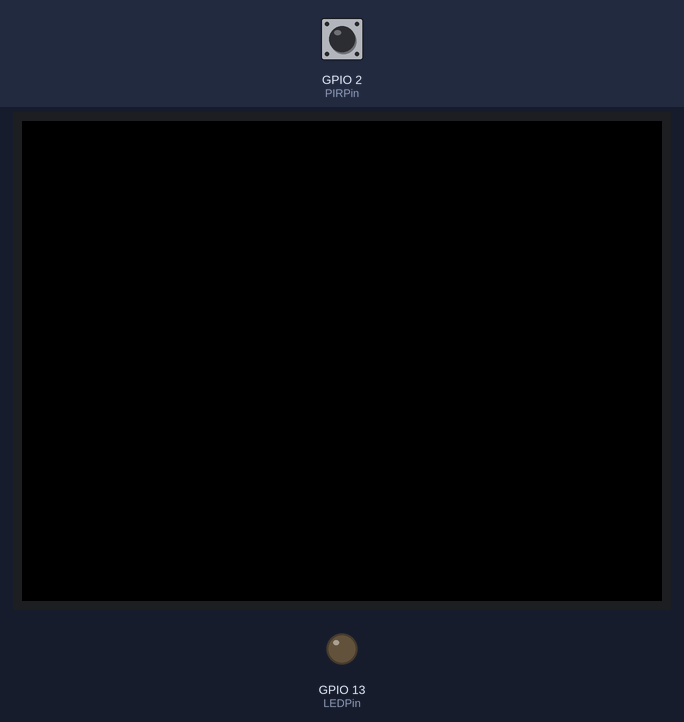
Bench run of a sketch on a simulated ESP32. Parts: 320×240 colour display, output pins drawn as LEDs (lit = HIGH). The inputs (shaded band) are chosen by the test bench; at power-on: GPIO 2 (PIRPin) LOW. What the sketch prints to the serial monitor is not drawn.

Above: at 1.3 s.
1.4 s: GPIO 2 (PIRPin) driven HIGH
At 2.2 s:
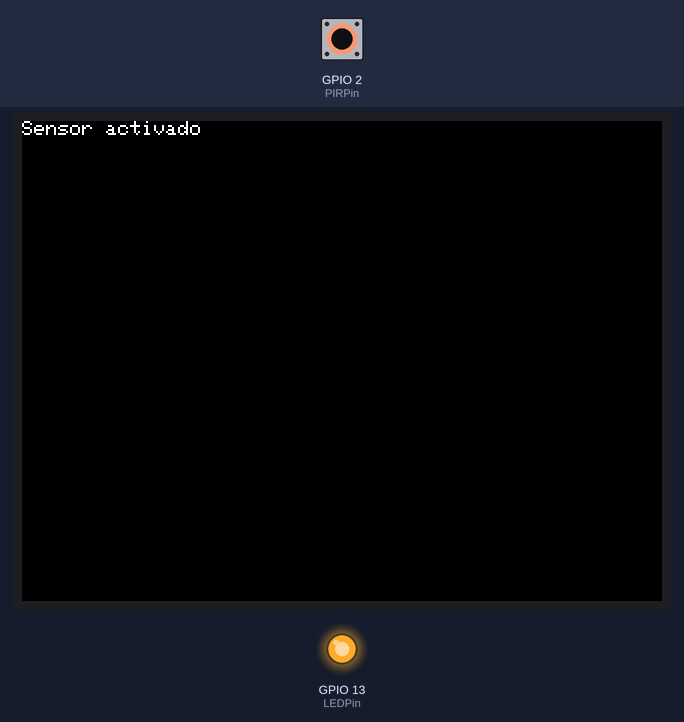
2.9 s: GPIO 2 (PIRPin) driven LOW
At 3.3 s:
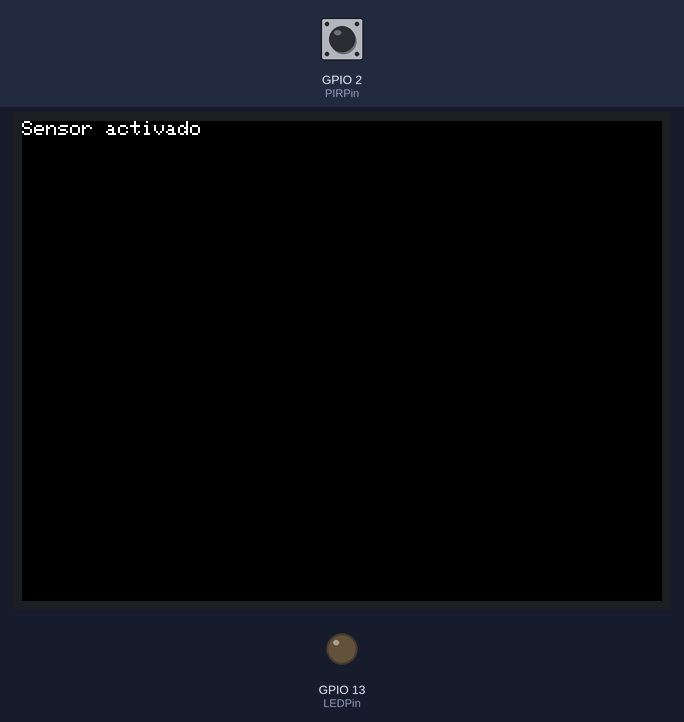
4.4 s: GPIO 2 (PIRPin) driven HIGH
At 5.6 s:
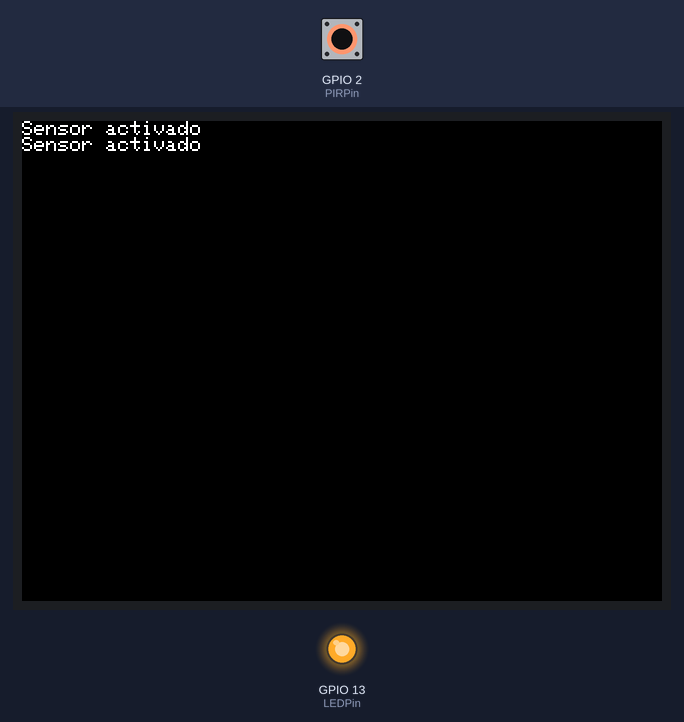
5.9 s: GPIO 2 (PIRPin) pulsed LOW 2 times (0.12 s each, 0.3 s apart)
At 6.7 s:
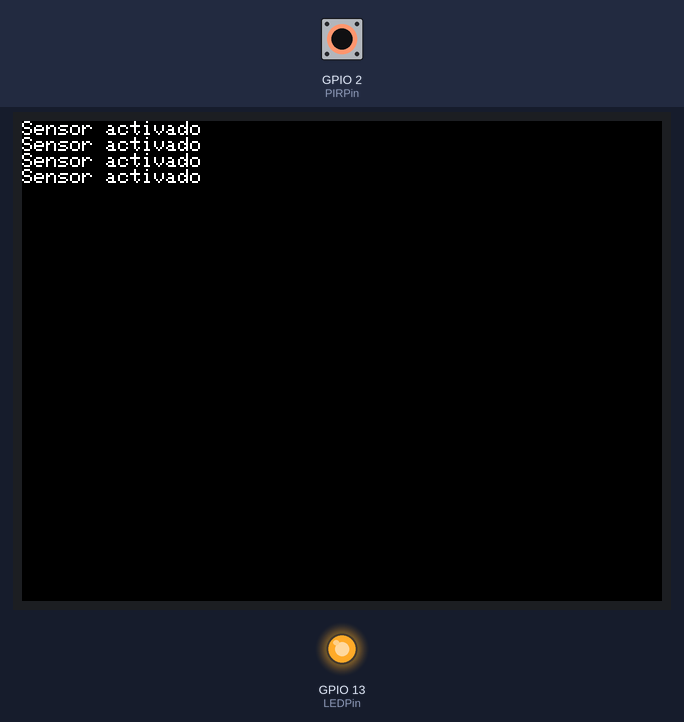
Timing chart, 0 to 8.9 s (numbered marks = the images above; inputs shaded):
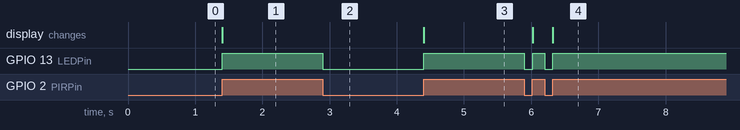

The sketch:

infrarrojos.ino
```cpp
#include <M5Stack.h>
const int LEDPin = 13;        // pin para el LED
const int PIRPin = 2;         // pin de entrada (for PIR sensor)

int pirState = LOW;           // de inicio no hay movimiento
int val = 0;                  // estado del pin

void setup()
{
   pinMode(LEDPin, OUTPUT);
   pinMode(PIRPin, INPUT);
   Serial.begin(9600);
   M5.begin();
}

void loop()
{
   val = digitalRead(PIRPin);
   if (val == HIGH)   //si está activado
   {
      digitalWrite(LEDPin, HIGH);  //LED ON
      if (pirState == LOW)  //si previamente estaba apagado
      {
        Serial.println("Sensor activado");
        M5.Lcd.println("Sensor activado");
        pirState = HIGH;
      }
   }
   else   //si esta desactivado
   {
      digitalWrite(LEDPin, LOW); // LED OFF
      if (pirState == HIGH)  //si previamente estaba encendido
      {
        Serial.println("Sensor parado");
        pirState = LOW;
      }
   }
}
```

Measured:
- after the input at 1.4 s, GPIO 13 (LEDPin): LOW → HIGH at once; the display: changes at once (image 1)
- after the input at 2.9 s, GPIO 13 (LEDPin): HIGH → LOW at once
- after the input at 4.4 s, GPIO 13 (LEDPin): LOW → HIGH at once; the display: changes at once (image 3)
- after the input at 5.9 s, GPIO 13 (LEDPin): alternates HIGH for 0.18 s and LOW for 0.12 s, 4 changes in all, then stays HIGH, starting at once; the display: first changes after 0.12 s (image 4 shows a later state)
